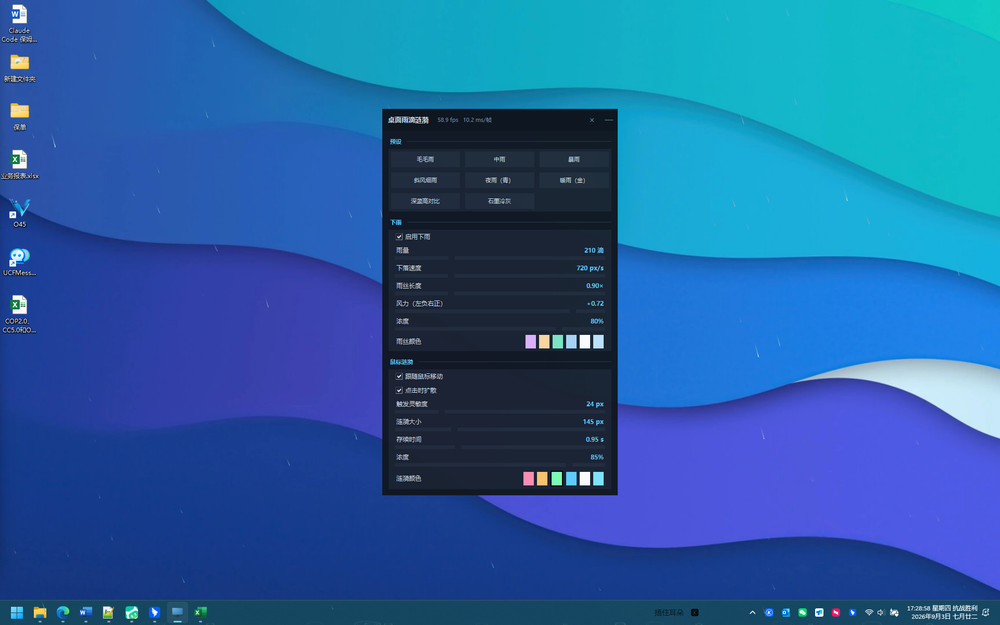
#> input picture _diag_A.png, 1000 x 625 px, shrunk from 1920 x 1200 before the run; the run also reads 1 picture not shown here
$ python _diag_diff.py
#> lines starting #> are read from the running program, lines starting #| are printed output that depends on the picture
# -*- coding: utf-8 -*-
"""把 A/B 帧差做成增强图，方便肉眼判断是否真有雨在动。"""
import os, numpy as np
from PIL import Image
ROOT = os.path.dirname(os.path.abspath(__file__))
A = np.asarray(Image.open(os.path.join(ROOT, "_diag_A.png")).convert("RGB")).astype(np.int16)
B = np.asarray(Image.open(os.path.join(ROOT, "_diag_B.png")).convert("RGB")).astype(np.int16)
diff = np.abs(A - B).astype(np.uint8)
# 增强：任何通道>0 都标成亮青色，便于看见
enh = np.zeros_like(diff)
chg = diff.sum(axis=2)
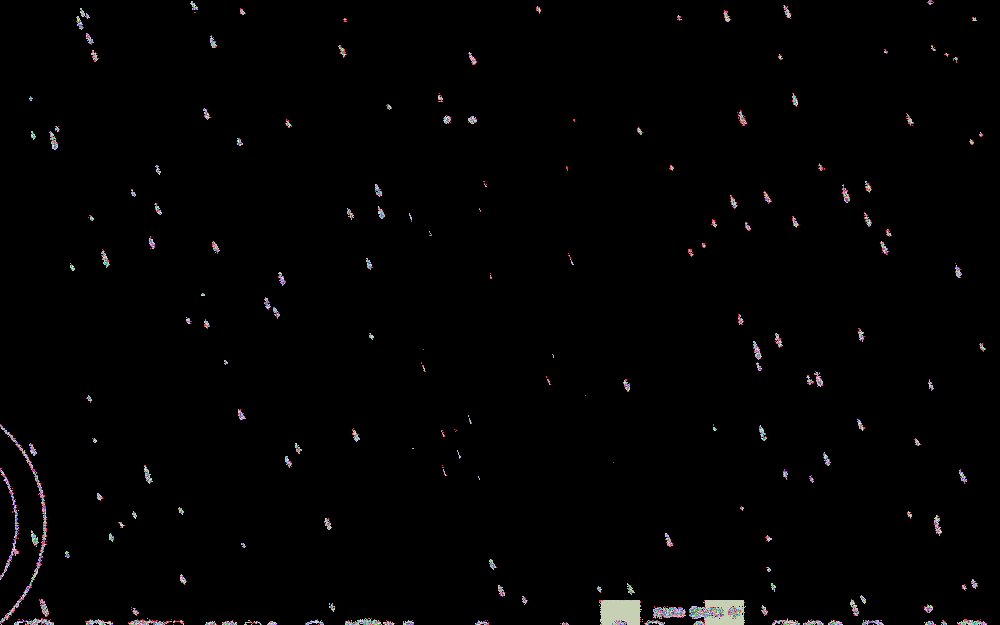
#> chg: shape (625, 1000) uint64; 204 distinct labels, from 0 to 347; one colour per label, 0 black
enh[chg>0] = [0, 230, 255]
Image.fromarray(enh).save(os.path.join(ROOT, "_diag_diff.png"))
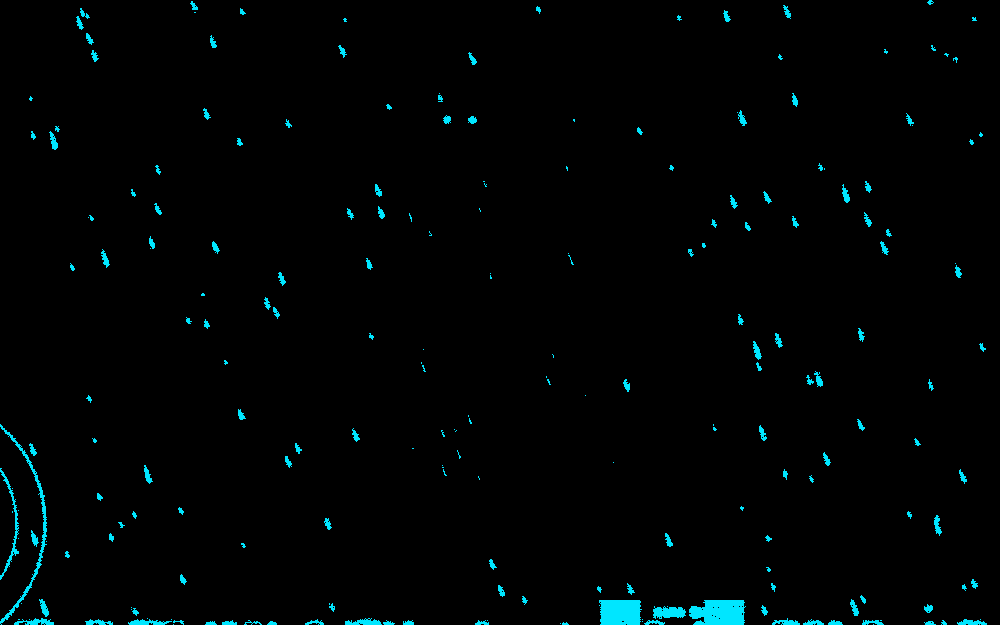
#> saved as _diag_diff.png: PIL image 1000x625 RGB; mean R, G, B 0, 3.8, 4.2
print("saved _diag_diff.png ; 变化像素:", int((chg>0).sum()))
#| saved _diag_diff.png ; 变化像素: 10198
